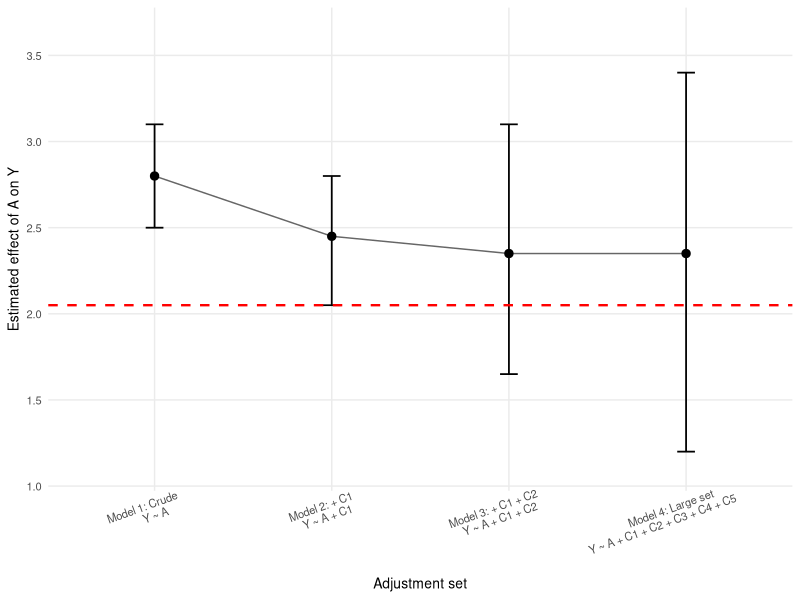
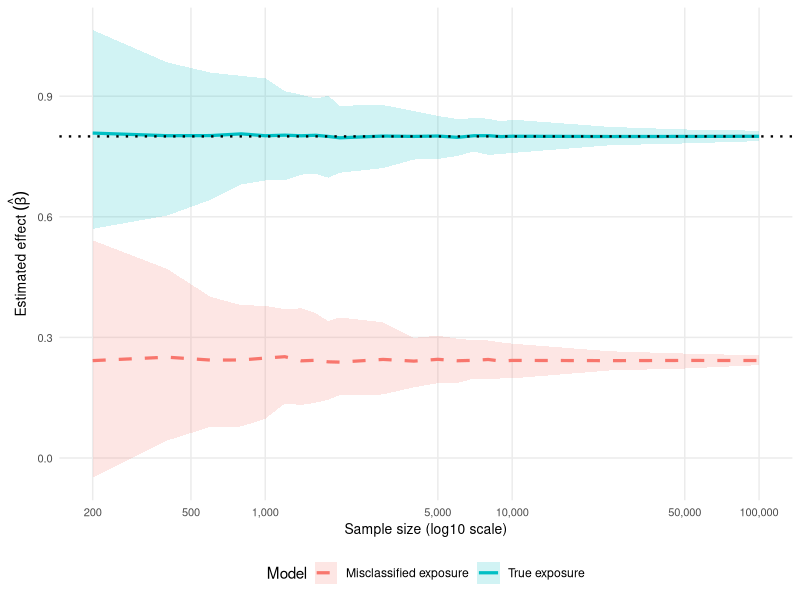

Recreate these plots in R, in order.
# #############################################################
#
#  Threat 4. Causal identification in the presence of rich covariates
#
# #############################################################

rm(list = ls())
objects()
ls() 

############################################################
# Figure 4a: Bias-vs-adjustment plot
############################################################

library(tidyverse)

res <- tibble(
  model = factor(
    c(
      "Model 1: Crude\nY ~ A",
      "Model 2: + C1\nY ~ A + C1",
      "Model 3: + C1 + C2\nY ~ A + C1 + C2",
      "Model 4: Large set\nY ~ A + C1 + C2 + C3 + C4 + C5"
    ),
    levels = c(
      "Model 1: Crude\nY ~ A",
      "Model 2: + C1\nY ~ A + C1",
      "Model 3: + C1 + C2\nY ~ A + C1 + C2",
      "Model 4: Large set\nY ~ A + C1 + C2 + C3 + C4 + C5"
    )
  ),
  est = c(2.8, 2.45, 2.35, 2.35),
  lcl = c(2.5, 2.05, 1.65, 1.2),
  ucl = c(3.1, 2.8, 3.1, 3.4)
)

true_effect <- 2.05

fig4a <- ggplot(res, aes(x = model, y = est)) +
  geom_point(size = 2.5) +
  geom_errorbar(aes(ymin = lcl, ymax = ucl), width = 0.10, linewidth = 0.6) +
  geom_line(aes(group = 1), linewidth = 0.5, alpha = 0.6) +
  geom_hline(
    yintercept = true_effect,
    linetype = "dashed",
    color = "red",
    linewidth = 0.8
  ) +
  scale_y_continuous(
    limits = c(0.5, 3.7),
    breaks = seq(0.5, 3.5, by = 0.5)
  ) +
  labs(
    x = "Adjustment set",
    y = "Estimated effect of A on Y"
  ) +
  coord_cartesian(ylim = c(1.1, 3.65)) +
  theme_minimal(base_size = 11) +
  theme(
    axis.title = element_text(size = 10),
    axis.text.x = element_text(size = 8, angle = 20, hjust = 0.7),
    axis.text.y = element_text(size = 8),
    panel.grid.minor = element_blank()
  )

print(fig4a)



# #############################################################
#  Figure 4B. Exposure misclassification produces persistent 
#             bias despite increasing sample size
# #############################################################

library(tidyverse)
set.seed(2025)

# Simulation parameters
n_sims <- 300
sample_sizes <- c(
  seq(200, 2000, by = 200),
  seq(3000, 10000, by = 1000),
  25000, 50000, 100000
)

# True parameters
true_beta <- 0.80

# Stronger exposure misclassification to illustrate bias clearly
sens <- 0.60
spec <- 0.70

simulate_one <- function(n, true_beta, sens, spec) {
  
  # True binary exposure
  X_true <- rbinom(n, 1, 0.5)
  
  # Outcome depends on true exposure
  Y <- 1 + true_beta * X_true + rnorm(n, 0, 1)
  
  # Observed exposure is misclassified
  X_obs <- ifelse(
    X_true == 1,
    rbinom(n, 1, sens),
    rbinom(n, 1, 1 - spec)
  )
  
  fit_true <- lm(Y ~ X_true)
  fit_obs  <- lm(Y ~ X_obs)
  
  tibble(
    n = n,
    beta_true_exposure = coef(fit_true)[2],
    beta_misclassified = coef(fit_obs)[2]
  )
}

results <- map_dfr(sample_sizes, function(n) {
  map_dfr(1:n_sims, ~ simulate_one(n, true_beta, sens, spec))
})

summary_df <- results %>%
  group_by(n) %>%
  summarise(
    mean_true = mean(beta_true_exposure),
    low_true = quantile(beta_true_exposure, 0.025),
    high_true = quantile(beta_true_exposure, 0.975),
    
    mean_obs = mean(beta_misclassified),
    low_obs = quantile(beta_misclassified, 0.025),
    high_obs = quantile(beta_misclassified, 0.975),
    .groups = "drop"
  )

fig4b <- ggplot(summary_df, aes(x = n)) +
  geom_ribbon(
    aes(ymin = low_true, ymax = high_true, fill = "True exposure"),
    alpha = 0.18
  ) +
  geom_line(
    aes(y = mean_true, color = "True exposure"),
    linewidth = 1.1
  ) +
  geom_ribbon(
    aes(ymin = low_obs, ymax = high_obs, fill = "Misclassified exposure"),
    alpha = 0.18
  ) +
  geom_line(
    aes(y = mean_obs, color = "Misclassified exposure"),
    linewidth = 1.1,
    linetype = "dashed"
  ) +
  geom_hline(
    yintercept = true_beta,
    linetype = "dotted",
    color = "black",
    linewidth = 0.8
  ) +
  scale_x_continuous(
    trans = "log10",
    breaks = c(200, 500, 1000, 5000, 10000, 50000, 100000),
    labels = scales::comma
  ) +
  labs(
    x = "Sample size (log10 scale)",
    y = expression("Estimated effect " * (hat(beta))),
    color = "Model",
    fill = "Model"
  ) +
  theme_minimal(base_size = 11) +
  theme(
    axis.title = element_text(size = 10),
    axis.text = element_text(size = 8),
    legend.position = "bottom",
    panel.grid.minor = element_blank()
  )

print(fig4b)
